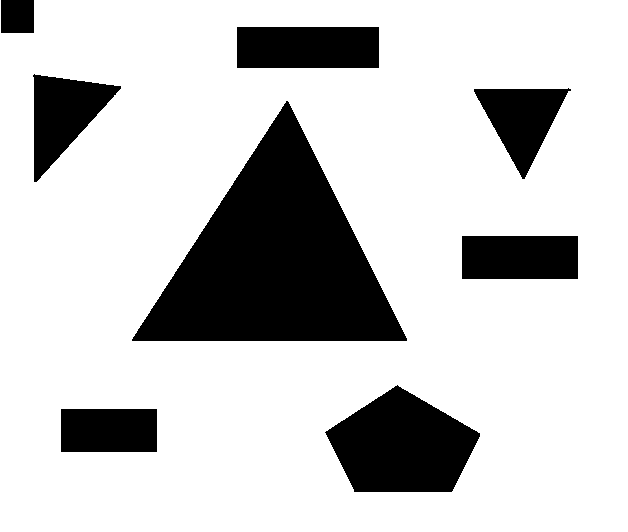
%> input picture Actividades/Actividad7/Clase_13_12/cuadro4.bmp, 628 x 532 px
$ octave llamada_script_A7.m   (GNU Octave 9; MATLAB toolbox functions it lacks are replaced by stand-ins)
%> lines starting %> are read from the running program, lines starting %| are printed output that depends on the picture; in (x1, y1, x2, y2) boxes, pixels count from 0 and x2, y2 are one past the last pixel; in counts of white or black regions, pixels touching at a corner belong together; the program's own positions count from 1
### Actividades/Actividad7/Clase_13_12/Actividad_7_v0_mapa.m
global l
global radio_rueda
global camino
global pose
global punto

l=3.5; %distancia entre rudas delanteras y traseras, tambien definido en modelo
radio_rueda=1;

%Condiciones iniciales
%pose0=[10; 15; -pi/4]; posef=[80; 80; -pi/4]; sol2
% pose0=[0;0;-pi/4]; posef=[80; 80; -pi/4]; % sol1
%pose0=[0;0;-pi/4]; posef=[80; 80; pi];    % sol_3

%-------------------------------------------
% Carga y representación del mapa
%

MAPA = imread('cuadro4.bmp');
%> MAPA is the input picture: size 532x628x3 uint8; 79.1% white; 8 black regions, largest, box (x1, y1, x2, y2) and area: (132, 101, 407, 341) 33394, (325, 385, 480, 492) 11161, (237, 27, 379, 68) 5822

%Transformación para colocar correctamente el origen del Sistema de
%Referencia
MAPA(1:end,:,:)=MAPA(end:-1:1,:,:);
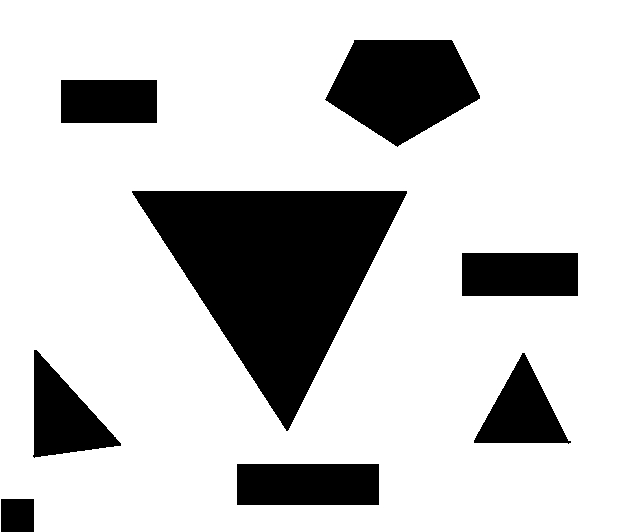
%> MAPA: size 532x628x3 uint8; 79.1% white; 8 black regions, largest, box (x1, y1, x2, y2) and area: (132, 191, 407, 431) 33394, (325, 40, 480, 147) 11161, (237, 464, 379, 505) 5822
image(MAPA);
axis xy
%---------------------------------------------------

dd=9*direccion;
da=dd;

posicion_despegue=[pose0(1)+(dd*cos(pose0(3))) pose0(2)+(dd*sin(pose0(3)))];

posicion_aterriza=[posef(1)-(da*cos(posef(3))) posef(2)-(da*sin(posef(3)))];

%definicion del poligono


%Llamada del algoritmo a*
delta=25;
Optimal_path=A_estrella_modificado_2(MAPA,delta,pose0,posef);

ds=0.1;
xc=[pose0(1) posicion_despegue(1) Optimal_path(:,1)' posicion_aterriza(1) posef(1)];
yc=[pose0(2) posicion_despegue(2) Optimal_path(:,2)' posicion_aterriza(2) posef(2)];
camino=funcion_spline_cubica_varios_puntos(xc,yc,ds)';

t0=0;
%final de la simulación
tf=35;
%paso de integracion
h=0.1;
%vector tiempo
t=0:h:tf;
%indice de la matriz
k=0;
%inicialización valores iniciales
pose(:,k+1)=pose0;
t(k+1)=t0;
look_ahead=30;

while (t0+h*k) < tf
    %actualización
    k=k+1;
    %%%%%%%%%%%%%%%%%%%%%%%%%%%%%%%%%%%%%%%%
    %valores de los parámetros de control
    %%%%%%%%%%%%%%%%%%%%%%%%%%%%%%%%%%%%%%%%%%%
    punto=pure_presuit(camino,pose(:,k),look_ahead);
    punto_final=camino(length(camino),:);
    [V p]=funcion_controlador_geometrico3(pose(:,k),punto,punto_final,direccion);
    [velocidad_derecha velocidad_izquierda]=funcion_modelo_cinematico_inverso(V,p);
    conduccion=[velocidad_derecha velocidad_izquierda];

    %metodo de integración ruge-kuta
    pose(:,k+1)=kuta_diferencial_mapa(t(k),pose(:,k),h,conduccion,MAPA);
end

### Actividades/Actividad7/Clase_13_12/A_estrella_modificado_2.m
%%%%%%%%%%%%%%%%%%%%%%%%%%%%%%%%%%%%%%%%%%%%%%%%%%%%%%%%%%%%%%%%%%%%%%%%%%%%%%%%%%%%%%%%%%%%%
% START ALGORITHM
%%%%%%%%%%%%%%%%%%%%%%%%%%%%%%%%%%%%%%%%%%%%%%%%%%%%%%%%%%%%%%%%%%%%%%%%%%%%%%%%%%%%%%%%%%%%%
function Optimal_path=A_estrella_modificado_2(MAPA, delta,pose_ini,pose_dest)
%> called with delta = 25, pose_ini = [5; 5; -0.785], pose_dest = [437; 415; -1.57]

% obtiene información de los obstáculos a partir del mapa
% e introduce coordenadas de inicio y destino.
% Mapa es una imagen bmp y delta el tamaño de las celdas del grid
% para realizar la busqueda, luego llama a la función principal que
% implementa el algoritmo A*
% 21/12/15 FGB

f_handle=figure;
image(MAPA);
axis xy
grid on
hold on
set(gca,'xtick',[1:delta:700])
set(gca,'ytick',[1:delta:700])


%MAP stores the coordinates of the map and the
%Objects in each coordinate

MAP_INI=(int8((MAPA(:,:,1))/255)*3)-1;

MAP=MAP_INI;

limites=size(MAP);

% The new simplified map
MAPB=2*ones(floor(limites(1)/delta),floor(limites(2)/delta));

%Updating the simplified map
for m=0:(floor(limites(2)/delta))
    for h=0:(floor(limites(1)/delta))
        for  i=(m*delta)+1:(m*delta)+delta
            for  j=(h*delta)+1:((h*delta)+delta)
                if (i>limites(2)|j>limites(1))
                    break
                end
                if MAP(j,i)==-1;
                    MAPB(m+1,h+1)=-1;
                    break
                end

            end

        end

    end
end

%Writing stars on the origial map

limites2=size(MAPB);

for m=1:limites2(1)
    for h=1:limites2(2)
         if MAPB(m,h)==-1;
            plot(((m-1)*delta)+(delta/2),((h-1)*delta)+(delta/2),'*g');
            %drawnow
         end
    end
end


% [6 lines of commented-out code are left out]

xTarget=floor(pose_ini(1)/delta)+1;%X Coordinate of the Target
yTarget=floor(pose_ini(2)/delta)+1;%Y Coordinate of the Target

MAPB(xTarget,yTarget)=0;%Initialize MAP with location of the target
plot(pose_ini(1),pose_ini(2),'rd');
% [9 lines of commented-out code are left out]

xStart=floor(pose_dest(1)/delta)+1%Starting Position
yStart=floor(pose_dest(2)/delta)+1%Starting Position

MAPB(xStart,yStart)=1;
plot(pose_dest(1),pose_dest(2),'bo');
%text(xval,yval,'Start')

tstart=tic;
   Optimal_path_original=Alg_estrella(MAPB, xStart, yStart, xTarget, yTarget); %llama al algoritmo
   Optimal_path_original=[Optimal_path_original;xStart, yStart]; %mete la configuración inicial
   Optimal_path=((Optimal_path_original-1)*delta)+(delta/2);
   Optimal_path=Optimal_path(2:end-1,:);
tfinal=toc(tstart)

%plot(Optimal_path(:,1), Optimal_path(:,2))


end


function Optimal_path=Alg_estrella(MAP, xStart, yStart, xTarget, yTarget)
%> called with xStart = 18, yStart = 17, xTarget = 1, yTarget = 1

[MAX_X, MAX_Y]=size(MAP);

%%%%%%%%%%%%%%%%%%%%%%%%%%%%%%%%%%%%%%%%%%%%%%%%%%%%%%%%%%%%%%%%%%%%%%%%%%%%%%%%%%%%%%%%%%%%%%%
%LISTS USED FOR ALGORITHM
%%%%%%%%%%%%%%%%%%%%%%%%%%%%%%%%%%%%%%%%%%%%%%%%%%%%%%%%%%%%%%%%%%%%%%%%%%%%%%%%%%%%%%%%%%%%%%%
%OPEN LIST STRUCTURE
%--------------------------------------------------------------------------
%IS ON LIST 1/0 |X val |Y val |Parent X val |Parent Y val |h(n) |g(n)|f(n)|
% SI EL PRIMER EL PRIMER TÉRMINO ES 1 EL PUNTO ES FRONTERA.
% SI EL PRIMER EL PRIMER TÉRMINO ES 0 EL PUNTO ES FRONTERA.
%--------------------------------------------------------------------------
OPEN=[]; %lista para el arbol
%CLOSED LIST STRUCTURE
%--------------
%X val | Y val |
%--------------
% CLOSED=zeros(MAX_VAL,2);
CLOSED=[];  %lista para los puntos interiores y los obstáculos

%Put all obstacles on the Closed list
k=1;%Dummy counter
for i=1:MAX_X
    for j=1:MAX_Y
        if(MAP(i,j) == -1);
            CLOSED(k,1)=i;
            CLOSED(k,2)=j;
            k=k+1;
        end
    end
end
%> after the loop, CLOSED = 185 rows, first 12: [1 20; 1 21; 1 22; 2 15; 2 16; 2 17; 2 18; 2 19; 2 20; 2 21; 2 22; 3 4]; k = 186

CLOSED_COUNT=size(CLOSED,1); %núnero de elementos  en la lista de puntos interiores y obstáculo
%> CLOSED_COUNT = 185
%set the starting node as the first node
xNode=xStart;
yNode=yStart;
OPEN_COUNT=1; %cotador de la lista que contiene el arbol
path_cost=0;
goal_distance=distance(xNode,yNode,xTarget,yTarget);
OPEN(OPEN_COUNT,:)=insert_open(xNode,yNode,xNode,yNode,path_cost,goal_distance,goal_distance);
%inserta el primer punto en la lista del arbol
OPEN(OPEN_COUNT,1)=0;
%lo clasifica com punto interior
CLOSED_COUNT=CLOSED_COUNT+1; %incrementa el contador de la lista de interiores
%> CLOSED_COUNT = 186
CLOSED(CLOSED_COUNT,1)=xNode; %incluye el primer punto en la lista de interiores
CLOSED(CLOSED_COUNT,2)=yNode; %incluye el primer punto en la lista de interiores
NoPath=1;
%%%%%%%%%%%%%%%%%%%%%%%%%%%%%%%%%%%%%%%%%%%%%%%%%%%%%%%%%%%%%%%%%%%%%%%%%%%%%%%%%%%%%%%%%%%%%
% START ALGORITHM
%%%%%%%%%%%%%%%%%%%%%%%%%%%%%%%%%%%%%%%%%%%%%%%%%%%%%%%%%%%%%%%%%%%%%%%%%%%%%%%%%%%%%%%%%%%%%

while((xNode ~= xTarget || yNode ~= yTarget) && NoPath == 1)
%  plot(xNode+.5,yNode+.5,'go');

 exp_array=expand_array(xNode,yNode,path_cost,xTarget,yTarget,CLOSED,MAX_X,MAX_Y); %expande el vertice de mínimo peso
 exp_count=size(exp_array,1); %núero de vértices expandidos

 %UPDATE LIST OPEN WITH THE SUCCESSOR NODES
 %OPEN LIST FORMAT
 %--------------------------------------------------------------------------
 %IS ON LIST 1/0 |X val |Y val |Parent X val |Parent Y val |h(n) |g(n)|f(n)|
 % SI EL PRIMER EL PRIMER TÉRMINO ES 1 EL PUNTO ES FRONTERA.
 % SI EL PRIMER EL PRIMER TÉRMINO ES 0 EL PUNTO ES FRONTERA.
 %--------------------------------------------------------------------------
 %EXPANDED ARRAY FORMAT
 %--------------------------------
 % |X val |Y val ||h(n) |g(n)|f(n)|
 %--------------------------------
 for i=1:exp_count %se chequean los vértices expandidos
    flag=0; % esta bandera a cero significa que el vértice no está incluido en la lista OPEN
    for j=1:OPEN_COUNT %Mira dentro de la lista OPEN si el vértice ya está incluido
        if(exp_array(i,1) == OPEN(j,2) && exp_array(i,2) == OPEN(j,3) ) %Si está incluido:
            OPEN(j,8)=min(OPEN(j,8),exp_array(i,5)); %escoge el menor peso
            if OPEN(j,8)== exp_array(i,5) % si el menor peso es el recien calculado:
                %actualiza el punto  progenitor y los pesos gn,hn
                OPEN(j,4)=xNode;
                OPEN(j,5)=yNode;
                OPEN(j,6)=exp_array(i,3);
                OPEN(j,7)=exp_array(i,4);
            end;%End of minimum fn check
            flag=1; %pone la bandera a 1: el punto ya estaba en la lista OPEN
        end;%End of node check

    end;%End of j for
    if flag == 0% si la bandera es 0 el punto no estab en la lista OPEN:
        OPEN_COUNT = OPEN_COUNT+1; %incrementa el puntero de OPEN
                                   % incluye el punto en la lista OPEN
        OPEN(OPEN_COUNT,:)=insert_open(exp_array(i,1),exp_array(i,2),xNode,yNode,exp_array(i,3),exp_array(i,4),exp_array(i,5));
     end;%End of insert new element into the OPEN list
 end;%End of i for


 %%%%%%%%%%%%%%%%%%%%%%%%%%%%%%%%%%%%%%%%%%%%%%%%%%%
 %END OF WHILE LOOP
 %%%%%%%%%%%%%%%%%%%%%%%%%%%%%%%%%%%%%%%%%%%%%%%%%%%
 %Busca el punto con menor peso en la lista OPEN
  index_min_node = min_fn(OPEN,OPEN_COUNT,xTarget,yTarget);
  if (index_min_node ~= -1)
   %Set xNode and yNode to the node with minimum fn
   xNode=OPEN(index_min_node,2);
   yNode=OPEN(index_min_node,3);
   path_cost=OPEN(index_min_node,6);%Update the cost of reaching the parent node
  %Move the Node to list CLOSED
  CLOSED_COUNT=CLOSED_COUNT+1;
  CLOSED(CLOSED_COUNT,1)=xNode;
  CLOSED(CLOSED_COUNT,2)=yNode;
  OPEN(index_min_node,1)=0;
  else
      %No path exists to the Target!!
      NoPath=0;%Exits the loop!
  end;%End of index_min_node check
end;%End of While Loop
%> this loop made 114 passes
%> (exp_array, exp_count, index_min_node, xNode, yNode, path_cost) on passes 17, 20, 28, 32, 35, 36: ([14 17 5.41 20.62 26.03], 1, 24, 18, 14, 3), ([17 12 6.83 19.42 26.24; 17 11 7.24 18.87 26.11], 2, 27, 14, 17, 4), ([17 19 3.83 24.08 27.91; 15 18 3.41 22.02 25.44], 2, 23, 19, 15, 2.41), ([14 18 4.41 21.4 25.82], 1, 28, 19, 14, 3.41), ([18 10 8.41 19.24 27.65; 18 9 8.83 18.79 27.62], 2, 32, 14, 18, 4.41), ([13 18 5.41 20.81 26.22], 1, 33, 19, 13, 4.41)
%> after the loop, CLOSED = 300 rows, first 12: [1 20; 1 21; 1 22; 2 15; 2 16; 2 17; 2 18; 2 19; 2 20; 2 21; 2 22; 3 4]; CLOSED_COUNT = 300; NoPath = 1; OPEN_COUNT = 142; path_cost = 28.9; xNode = 1; yNode = 1
%Once algorithm has run The optimal path is generated by starting of at the
%last node(if it is the target node) and then identifying its parent node
%until it reaches the start node.This is the optimal path

i=size(CLOSED,1);
%> i = 300
Optimal_path=[];
xval=CLOSED(i,1);
%> xval = 1
yval=CLOSED(i,2);
%> yval = 1
i=1;
Optimal_path(i,1)=xval;
Optimal_path(i,2)=yval;
i=i+1;

if ( (xval == xTarget) && (yval == yTarget))
    inode=0;
   %Traverse OPEN and determine the parent nodes
   parent_x=OPEN(node_index(OPEN,xval,yval),4);%node_index returns the index of the node
%> the loop in node_index, `while(OPEN(i,2) ~= xval || OPEN(i,3) ~= yval )` made 141 passes
%> after the loop in node_index, `while(OPEN(i,2) ~= xval || OPEN(i,3) ~= yval )`: i = 142
%> parent_x = 2
   parent_y=OPEN(node_index(OPEN,xval,yval),5);
%> the loop in node_index (call 2), `while(OPEN(i,2) ~= xval || OPEN(i,3) ~= yval )` made 141 passes
%> parent_y = 1

   while( parent_x ~= xStart || parent_y ~= yStart)
           Optimal_path(i,1) = parent_x;
           Optimal_path(i,2) = parent_y;
           %Get the grandparents:-)
           inode=node_index(OPEN,parent_x,parent_y);
           parent_x=OPEN(inode,4);%node_index returns the index of the node
           parent_y=OPEN(inode,5);
           i=i+1;
    end;
%> this loop made 25 passes
%> (i, n_index in node_index, inode, parent_x, parent_y) on passes 1 to 8: (3, 134, 134, 3, 1), (4, 131, 131, 4, 1), (5, 126, 126, 5, 1), (6, 125, 125, 6, 1), (7, 124, 124, 7, 1), (8, 123, 123, 8, 1), (9, 122, 122, 9, 1), (10, 119, 119, 10, 2)
%> `Optimal_path=A_estrella_modificado_2(MAPA,delta,pose0,posef);`:
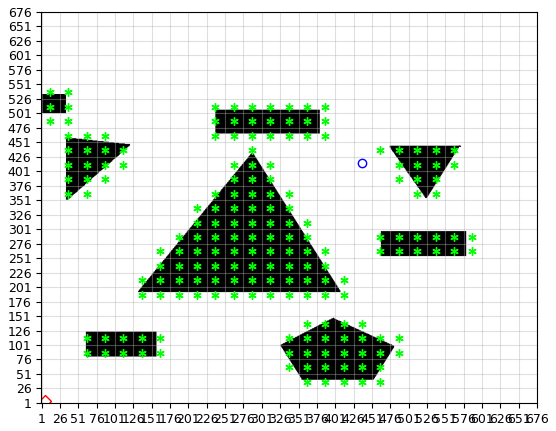
%> figure redrawn from the program's plot data

else
 Optimal_path=[];
 pause(1);
 h=msgbox('Sorry, No path exists to the Target!','warn');
 uiwait(h,5);
end %del if
end %de la función

function dist = distance(x1,y1,x2,y2)
dist=sqrt((x1-x2)^2 + (y1-y2)^2);
end

function exp_array=expand_array(node_x,node_y,hn,xTarget,yTarget,CLOSED,MAX_X,MAX_Y)
    %Function to return an expanded array
    %This function takes a node and returns the expanded list
    %of successors,with the calculated fn values.
    %The criteria being none of the successors are on the CLOSED list.
    %
    %   Copyright 2009-2010 The MathWorks, Inc.

    exp_array=[];
    exp_count=1;
    c2=size(CLOSED,1);%Number of elements in CLOSED including the zeros
    for k= 1:-1:-1
        for j= 1:-1:-1
            if (k~=j || k~=0)  %The node itself is not its successor
                s_x = node_x+k;
                s_y = node_y+j;
                if( (s_x >0 && s_x <=MAX_X) && (s_y >0 && s_y <=MAX_Y))%node within array bound
                    flag=1;
                    for c1=1:c2
                        if(s_x == CLOSED(c1,1) && s_y == CLOSED(c1,2))
                            flag=0;
                        end;
                    end;%End of for loop to check if a successor is on closed list.
                    if (flag == 1)
                        exp_array(exp_count,1) = s_x;
                        exp_array(exp_count,2) = s_y;
                        exp_array(exp_count,3) = hn+distance(node_x,node_y,s_x,s_y);%cost of travelling to node
                        exp_array(exp_count,4) = distance(xTarget,yTarget,s_x,s_y);%distance between node and goal
                        exp_array(exp_count,5) = exp_array(exp_count,3)+exp_array(exp_count,4);%fn
                        exp_count=exp_count+1;
                    end%Populate the exp_array list!!!
                end% End of node within array bound
            end%End of if node is not its own successor loop
        end%End of j for loop
    end%End of k for loop
end

function new_row = insert_open(xval,yval,parent_xval,parent_yval,hn,gn,fn)
%Function to Populate the OPEN LIST
%OPEN LIST FORMAT
%--------------------------------------------------------------------------
%IS ON LIST 1/0 |X val |Y val |Parent X val |Parent Y val |h(n) |g(n)|f(n)|
%-------------------------------------------------------------------------
%
%   Copyright 2009-2010 The MathWorks, Inc.
new_row=[1,8];
new_row(1,1)=1;
new_row(1,2)=xval;
new_row(1,3)=yval;
new_row(1,4)=parent_xval;
new_row(1,5)=parent_yval;
new_row(1,6)=hn;
new_row(1,7)=gn;
new_row(1,8)=fn;

end

function i_min = min_fn(OPEN,OPEN_COUNT,xTarget,yTarget)
%Function to return the Node with minimum fn
% This function takes the list OPEN as its input and returns the index of the
% node that has the least cost
%
%   Copyright 2009-2010 The MathWorks, Inc.

 temp_array=[];
 k=1;
 flag=0;
 goal_index=0;
 for j=1:OPEN_COUNT
     if (OPEN(j,1)==1)
         temp_array(k,:)=[OPEN(j,:) j]; %#ok<*AGROW>
         if (OPEN(j,2)==xTarget && OPEN(j,3)==yTarget)
             flag=1;
             goal_index=j;%Store the index of the goal node
         end;
         k=k+1;
     end;
 end;%Get all nodes that are on the list open
 if flag == 1 % one of the successors is the goal node so send this node
     i_min=goal_index;
 end
 %Send the index of the smallest node
 if size(temp_array ~= 0)
  [min_fn,temp_min]=min(temp_array(:,8));%Index of the smallest node in temp array
  i_min=temp_array(temp_min,9);%Index of the smallest node in the OPEN array
 else
     i_min=-1;%The temp_array is empty i.e No more paths are available.
 end;
end

function n_index = node_index(OPEN,xval,yval)
    %This function returns the index of the location of a node in the list
    %OPEN
    %
    %   Copyright 2009-2010 The MathWorks, Inc.
    i=1;
    while(OPEN(i,2) ~= xval || OPEN(i,3) ~= yval )
        i=i+1;
    end;
    n_index=i;
end

### Actividades/Actividad7/Clase_13_12/funcion_spline_cubica_varios_puntos.m
%%%%%%%%%%%%%%%%%%%%%%%%%%%%%%%%%%%%%%%%%%%%%%%%%%%%%%%%%%%%%%%%%%%%%%%%%
% Genera una spline cubica a partir de la especificaci髇 de varios puntos
% por los que ha de pasar (han de ser m醩 de dos)
% el 醤gulo de salida y de llegada se calcula a partir de los dos primeros
% puntos y de los dos 鷏timos
% Recibe:
%   x: vector con las coordenadas x de los puntos de paso
%   y: vector con las coordenadas y de los puntos de paso
%   ds: distancia entre los puntos que definen la curva
% Devuelve:
%   curva : array de dos columna con las coordenadas x e y de los puntos que
%   definen la curva separados una distancia ds
% 7/12/2015 F Gomez Bravo
%------------------------------------------------------------------------
function curva=funcion_spline_cubica_varios_puntos(x,y,ds)
%> called with ds = 0.1


%------------------------
%C醠culo angulo de salida
thetai=atan2(y(2)-y(1),x(2)-x(1));
pix=cos(thetai);
piy=sin(thetai);
%C醠culo angulo de llegada
thetaf=atan2(y(end)-y(end-1),x(end)-x(end-1));
pfx=cos(thetaf);
pfy=sin(thetaf);
%---------------------------


%calcula distancia entre puntos
dt=sqrt((x(2:end)-x(1:end-1)).^2+(y(2:end)-y(1:end-1)).^2);

t=genera_tiempo(dt);

c = spline(t',[pix x pfx;piy y pfy]);

%--------------------------
%Calcula el vector tiempo
%------------------
%ds=1;
i=1;
tg(i)=t(1);

for j=1:2:2*(length(t)-1)


    while tg(i)<t(((j+1)/2)+1)

        i=i+1;

        %coeficientes correspondientes a dx
        cociente1=c.coefs(j,3)+(2*c.coefs(j,2)*(tg(i-1)-t(((j+1)/2))))+(3*c.coefs(j,1)*(tg(i-1)-t(((j+1)/2)))^2);

        %coeficientes correspondientes a dy
        cociente2=c.coefs(j+1,3)+(2*c.coefs(j+1,2)*(tg(i-1)-t(((j+1)/2))))+(3*c.coefs(j+1,1)*(tg(i-1)-t(((j+1)/2)))^2);

        dt=ds/sqrt(cociente1^2+cociente2^2);

        t_prox=tg(i-1)+dt;

        if t_prox>t(((j+1)/2)+1) %se sale del bucle si se sobrepasa el tiempo final de la secci髇 de la curva
            i=i-1;
            break
        end

        tg(i)=t_prox;


    end
end
%> the run ends on the next line
%----------------------------------------

curva=ppval(c,tg); %calculo de los puntos de la curva


end

function tiempo=genera_tiempo(dt)
m=length(dt);
tiempo(1)=0;
    for i=2:m+1
        tiempo(i)=tiempo(i-1)+dt(i-1);
    end
end

### Actividades/Actividad7/Clase_13_12/funcion_controlador_geometrico3.m
function [V, p] = funcion_controlador_geometrico2(pose, punto,punto_final,direccion)  % punto_final del camino
    delta=(pose(1)-punto(1))*sin(pose(3))-(pose(2)-punto(2))*cos(pose(3));
    L_h=sqrt(((pose(1)-punto(1))^2)+((pose(2)-punto(2))^2));
    distancia=sqrt(((punto_final(1)-pose(1))^2)+((punto_final(2)-pose(2))^2));
    p=2*delta/(L_h^2);
    kpv=2*direccion;
    V=kpv*distancia;
    if V>30
        V=30;
    end
    if V<-30
        V=-30;
    end
end

### Actividades/Actividad4/Clase_11_21/funcion_modelo_cinematico_inverso.m
function [velocidad_derecha, velocidad_izquierda] = funcion_modelo_cinematico_inverso(V, p)
global l
global radio_rueda

velocidad_derecha=V*(1+l*p)/radio_rueda;
velocidad_izquierda=V*(1-l*p)/radio_rueda;

end

### Actividades/Actividad5/Clase_11_25/pure_presuit.m
function punto = pure_presuit(camino,pose,look_ahead)

 ind=funcion_minima_distancia(camino,[pose(1) pose(2)]);
 punto=camino(ind+look_ahead,:);
end

### Actividades/Actividad7/Clase_13_12/funcion_minima_distancia.m
function orden_minimo= funcion_minima_distancia(path, punto)  % indice del punto mas cercano

distancia=sqrt((punto(1)-path(:,1)).^2+(punto(2)-path(:,2)).^2);

[minimo orden_minimo]=min(sqrt(distancia));

end

### Actividades/Actividad7/Clase_13_12/llamada_script_A7.m

clc, close all, clear all


pose0=[5; 5; -pi/4];
posef=[437; 415; -pi/2];


direccion=1;

Actividad_7_v0_mapa
